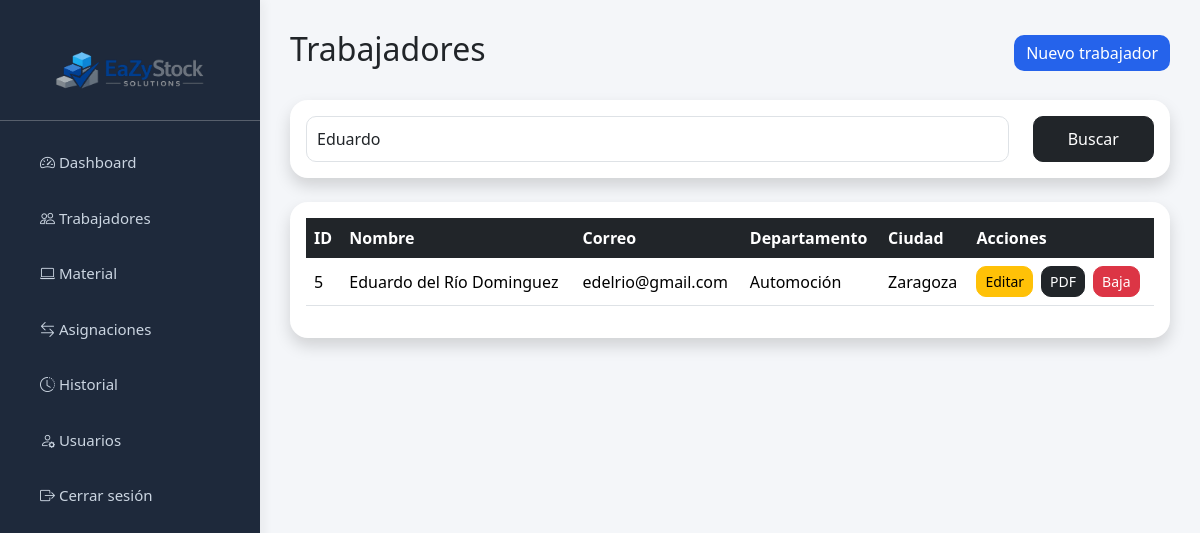
/trabajadores/listar.php?busqueda=Eduardo (signed in), run on the app's committed database.
### tables this page shows
CREATE TABLE `trabajadores` (
  `id` int(11) NOT NULL,
  `nombre` varchar(100) NOT NULL,
  `apellidos` varchar(150) NOT NULL,
  `correo` varchar(150) DEFAULT NULL,
  `telefono` varchar(50) DEFAULT NULL,
  `departamento` varchar(100) DEFAULT NULL,
  `ciudad` varchar(100) DEFAULT NULL,
  `activo` tinyint(1) DEFAULT 1
);

### trabajadores/listar.php (the view, shortened to what this page needs)
<?php
include '../config/conexion.php';
include '../includes/header.php';
include '../includes/sidebar.php';
$busqueda = "";
if (isset($_GET['busqueda'])) {
    $busqueda = $_GET['busqueda'];
}
$sql = "SELECT * FROM trabajadores
WHERE activo = 1
AND (
nombre LIKE '%$busqueda%'
OR apellidos LIKE '%$busqueda%'
OR departamento LIKE '%$busqueda%'
OR ciudad LIKE '%$busqueda%'
OR correo LIKE '%$busqueda%'
)
ORDER BY id DESC";
$resultado = $conn->query($sql);
?>
<div class="main-content">
    <div class="d-flex justify-content-between align-items-center mb-4">
        <h2>
            Trabajadores
        </h2>
        <a
            href="crear.php"
            class="btn btn-primary"
        >
            Nuevo trabajador
        </a>
    </div>
    <div class="card shadow mb-4">
        <div class="card-body">
            <form method="GET">
                <div class="row">
                    <div class="col-md-10">
                        <input
                            type="text"
                            name="busqueda"
                            class="form-control"
                            placeholder="Buscar por nombre, departamento, ciudad o correo..."
                            value="<?php echo $busqueda; ?>"
                        >
                    </div>
                    <div class="col-md-2 d-grid">
                        <button
                            type="submit"
                            class="btn btn-dark"
                        >
                            Buscar
                        </button>
                    </div>
                </div>
            </form>
        </div>
    </div>
    <div class="card shadow">
        <div class="card-body">
            <table class="table table-hover align-middle">
                <thead class="table-dark">
                    <tr>
                        <th>ID</th>
                        <th>Nombre</th>
                        <th>Correo</th>
                        <th>Departamento</th>
                        <th>Ciudad</th>
                        <th>Acciones</th>
                    </tr>
                </thead>
                <tbody>
                    <?php while($fila = $resultado->fetch_assoc()) { ?>
                        <tr>
                            <td>
                                <?php echo $fila['id']; ?>
                            </td>
                            <td>
                                <?php
                                echo $fila['nombre']
                                . " "
                                . $fila['apellidos'];
                                ?>
                            </td>
                            <td>
                                <?php echo $fila['correo']; ?>
                            </td>
                            <td>
                                <?php echo $fila['departamento']; ?>
                            </td>
                            <td>
                                <?php echo $fila['ciudad']; ?>
                            </td>
                            <td>
                                <div class="d-flex gap-2">
                                    <a
                                        href="editar.php?id=<?php echo $fila['id']; ?>"
                                        class="btn btn-warning btn-sm"
                                    >
                                        Editar
                                    </a>
                                    <a
                                        href="../pdf/generar.php?id=<?php echo $fila['id']; ?>"
                                        class="btn btn-dark btn-sm"
                                        target="_blank"
                                    >
                                        PDF
                                    </a>
                                    <a
                                        href="baja.php?id=<?php echo $fila['id']; ?>"
                                        class="btn btn-danger btn-sm btn-confirmar"
                                    >
                                        Baja
                                    </a>
                                </div>
                            </td>
                        </tr>
                    <?php } ?>
                </tbody>
            </table>
        </div>
    </div>
</div>
<?php include '../includes/footer.php'; ?>

### assets/css/estilos.css (style rules this page uses)
body { background-color: #f4f6f9; font-family: 'Segoe UI', Tahoma, Geneva, Verdana, sans-serif; }
.main-content { margin-left: 260px; padding: 30px; }
.table { vertical-align: middle; }
.table thead { background: #1e293b; color: white; }
.table thead th { border: none; }
.table tbody tr { transition: 0.2s; }
.card { border: none; border-radius: 18px; box-shadow: 0 4px 12px rgba(0,0,0,0.05); }
.btn { border-radius: 10px; font-weight: 500; }
.btn-primary { background: #2563eb; border: none; }
.form-control, .form-select { border-radius: 10px; padding: 10px; }

### data on the page
trabajadores: id "5", nombre "Eduardo", apellidos "del Río Dominguez", correo "edelrio@gmail.com", departamento "Automoción", ciudad "Zaragoza"
